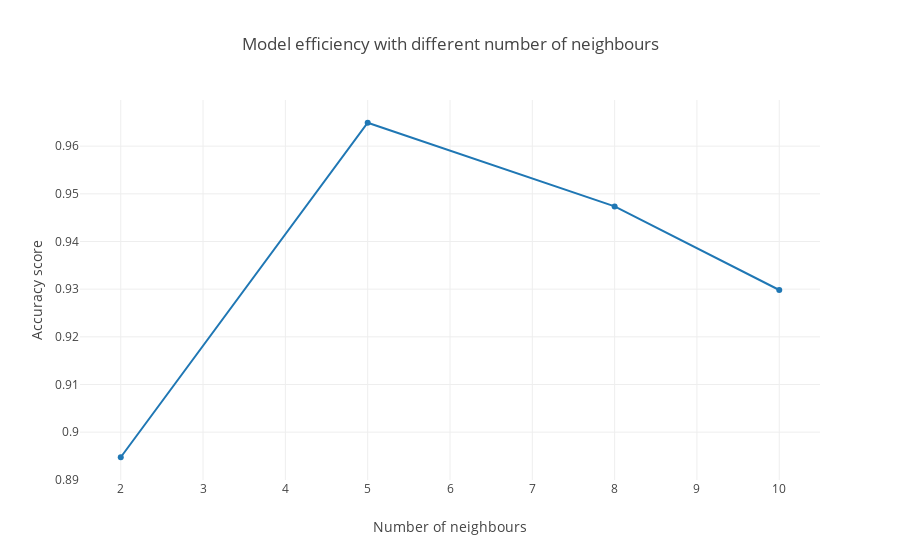

The notebook cell saved with this chart:
### Code cell
trace = go.Scatter(
    x = [2,5,8,10],
    y = knn_grid.cv_results_['mean_test_score'],
    mode = 'lines+markers',
    name = 'lines+markers'
)

data = [trace]
layout = dict(title = 'Model efficiency with different number of neighbours',
              xaxis = dict(title = 'Number of neighbours'),
              yaxis = dict(title = 'Accuracy score'),
              )

fig = dict(data=data, layout=layout)
iplot(fig)

### Figure 1 — Plotly figure (JSON) as saved in the notebook; plotly's stock layout.template omitted (floating-point values rounded to 4 significant figures)
{"data": [{"mode": "lines+markers", "name": "lines+markers", "type": "scatter", "x": [2, 5, 8, 10], "y": [0.8947, 0.9649, 0.9474, 0.9298]}], "layout": {"title": "Model efficiency with different number of neighbours", "xaxis": {"title": "Number of neighbours"}, "yaxis": {"title": "Accuracy score"}}}
